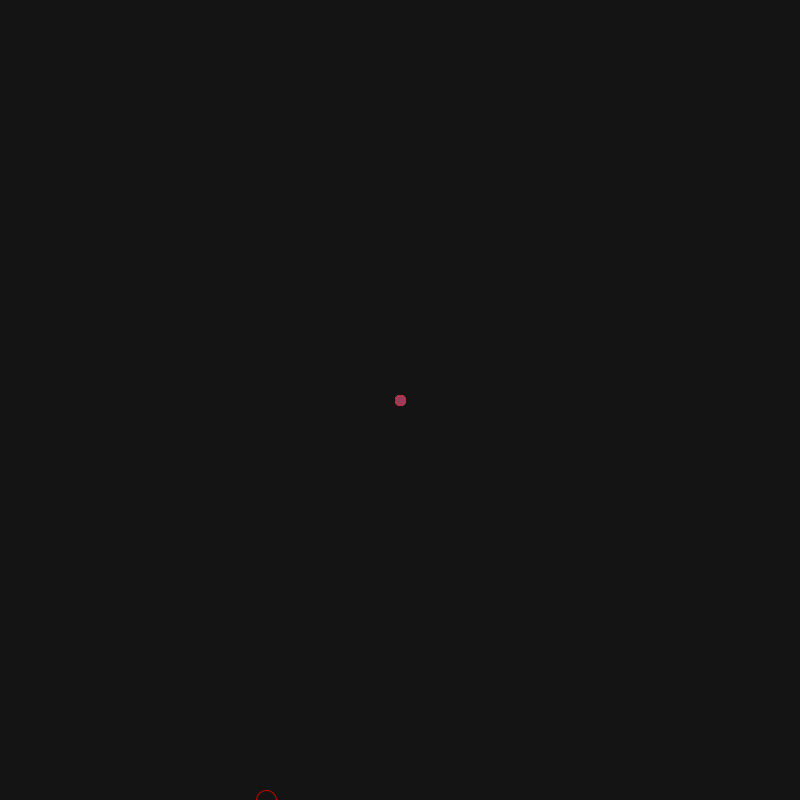
Frame 1 (no input)
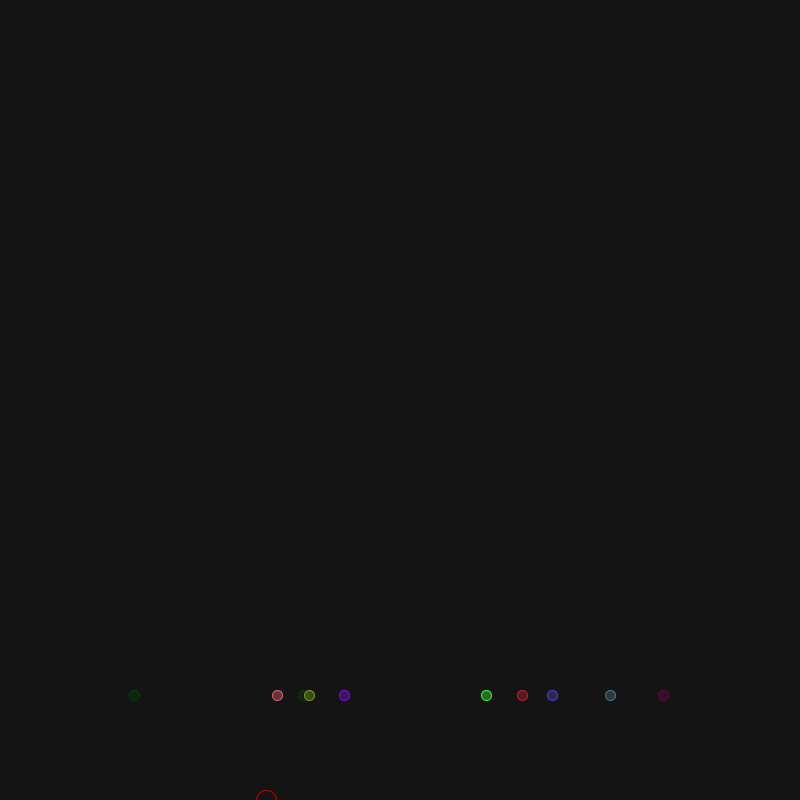
Frame 60 (the mouse pressed at the canvas centre just before this capture)
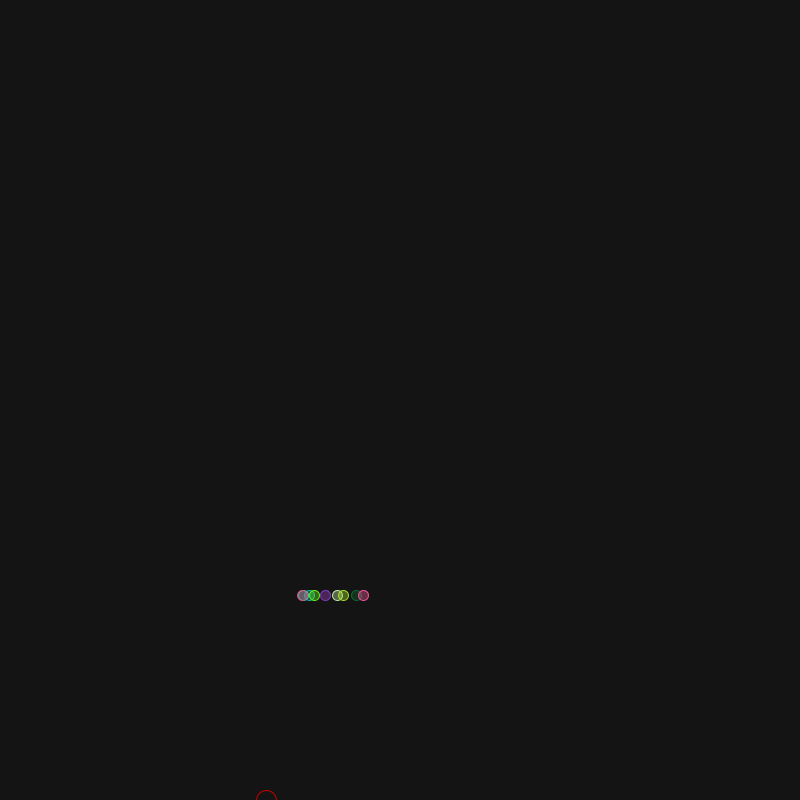
Frame 120 (the mouse held since frame 60 and released just before this capture)

The Processing sketch that drew these frames (run headless with seeded random() and noise(); from frame 60 on, the mouse is pressed at the canvas centre):

// Processing sketch: generic_system_test
// ── generic_system_test.pde
ArrayList<Circle> circles = new ArrayList<Circle>();

int NUMBER_OF_ELEMENTS = 10;
int X_DISPLACEMENT_RANGE = 5;
float VARIATION_RANGE = 1;

float targetX;
float targetY;

void setup() {  
  size(800, 800);
  
  targetX = width/3;
  targetY = height;
  
  circles = new ArrayList<Circle>();
  for(int i = 0; i < NUMBER_OF_ELEMENTS; i++) {
    float xDisplacement = random(-X_DISPLACEMENT_RANGE, X_DISPLACEMENT_RANGE);
    circles.add(new Circle(xDisplacement));
  }
}

void draw() {
  background(20);
  
  drawTarget();
  
  for(Circle circle: circles) {
    circle.draw();
    circle.move();
  }
  
  if(circles.get(0).hitBottomBorder()) {
    Circle closestCircle = circles.get(0);
    float circlesDist = 0;
    
    for(Circle circle: circles) {
      float circleDist = dist(circle.x, circle.y, targetX, targetY);
      
      if(circleDist < dist(closestCircle.x, closestCircle.y, targetX, targetY)) {
        closestCircle = circle;      
      }
      
      circlesDist += circleDist;
    }
    
    circles = new ArrayList<Circle>();
    for(int i = 0; i < NUMBER_OF_ELEMENTS; i++) {
      float newXDisplacement = closestCircle.xDisplacement + random(-VARIATION_RANGE, VARIATION_RANGE);
      circles.add(new Circle(newXDisplacement));
    }
    
    if(VARIATION_RANGE > 1/10000) {
      VARIATION_RANGE -= VARIATION_RANGE * 0.2;
    }
    
    println("Dist average: " + circlesDist/NUMBER_OF_ELEMENTS);
    println("VARIATION_RANGE: " + VARIATION_RANGE);
    println();
  }
}

void drawTarget() {
  noFill();
  stroke(200, 0, 0);
  ellipse(targetX, targetY, 20, 20);
}

// ── Circle.pde
public class Circle {
  
  final static float Y_DISPLACEMENT = 5;
  final static int SIZE = 10;
  
  float x;
  float y;
  
  float xDisplacement;
  
  private color cor;
  
  
  public Circle(float xDisplacement) {
    this.xDisplacement = xDisplacement;
    
    this.cor = color(random(255), random(255), random(255));
    
    this.x = width/2;
    this.y = height/2;
  }
  
  
  public void move() {
    this.x += xDisplacement;
    this.y += Y_DISPLACEMENT;
  }
  
  public void draw() {
    fill(this.cor, 100);
    stroke(this.cor);
    
    ellipse(this.x, this.y, SIZE, SIZE);
  }
  
  public boolean hitBottomBorder() {
    return y >= height;
  }
  
}
